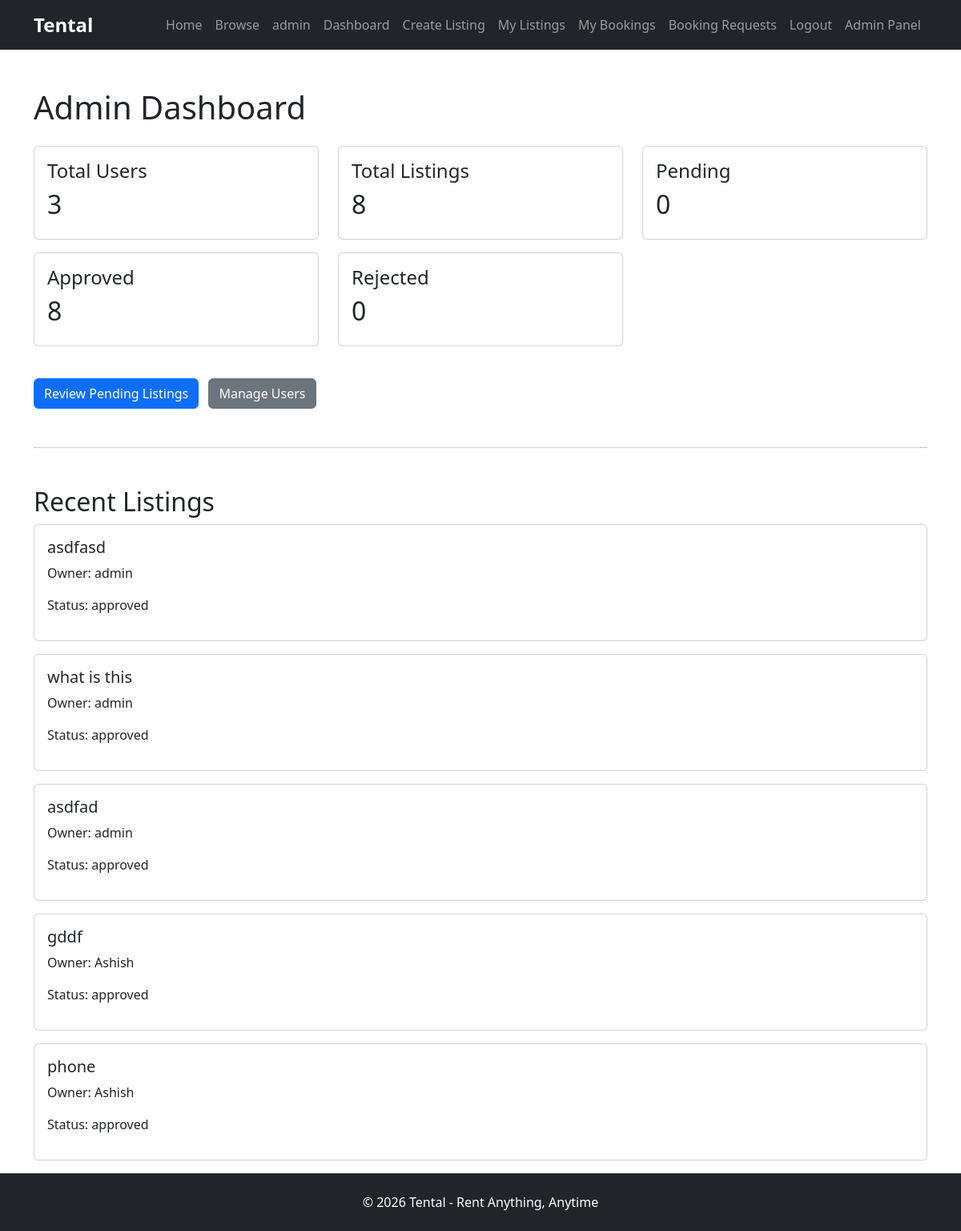
The app's page /admin/dashboard (signed in), older data.
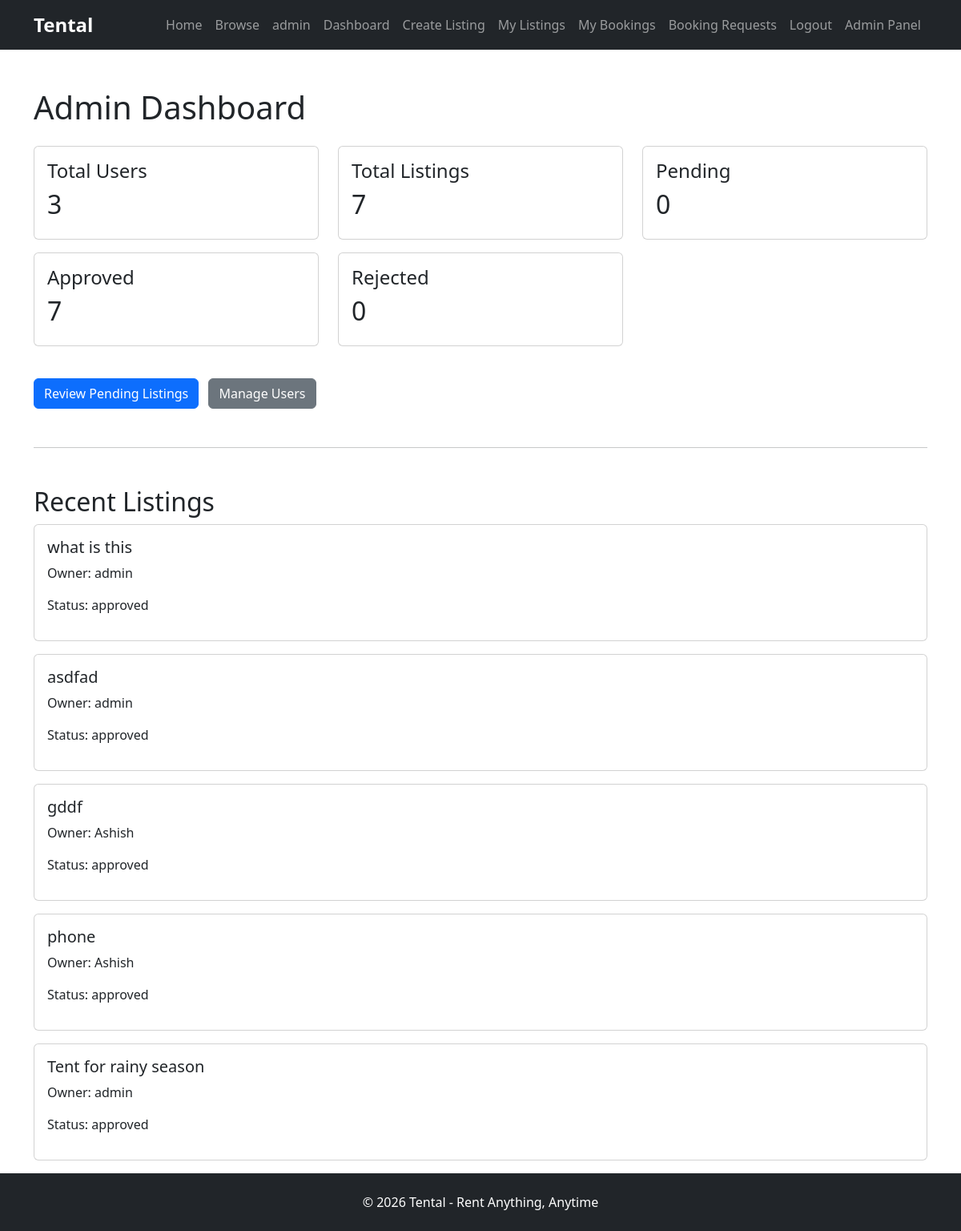
The same page, newer data.
### models/rental_item.py (models this page shows)
class RentalItem(db.Model):
    id = db.Column(db.Integer, primary_key=True)
    title = db.Column(db.String(100), nullable=False)
    description = db.Column(db.Text, nullable=False)
    price_per_day = db.Column(db.Float, nullable=False)
    category = db.Column(db.String(100), nullable=False)
    user_id = db.Column(
        db.Integer,
        db.ForeignKey("user.id"),
        nullable=False
    )
    status = db.Column(
        db.String(20),
        default="pending"
    )
    image = db.Column(
        db.String(255)
    )
    bookings = db.relationship(
        "Booking",
        backref="rental_item",
        lazy=True
    )
    quantity = db.Column(
        db.Integer,
        nullable=False,
        default=1
    )
    security_deposit = db.Column(
        db.Float,
        nullable=False,
        default=0
    )

### models/user.py (models this page shows)
class User(UserMixin, db.Model):
    id = db.Column(db.Integer, primary_key=True)
    name = db.Column(
        db.String(100),
        nullable=False
    )
    email = db.Column(
        db.String(120),
        unique=True,
        nullable=False
    )
    password = db.Column(
        db.String(255),
        nullable=False
    )
    rentals = db.relationship(
        "RentalItem",
        backref="owner",
        lazy=True
    )
    is_admin = db.Column(
        db.Boolean,
        default=False
    )
    is_active_user = db.Column(
        db.Boolean,
        default=True
    )
    bookings = db.relationship(
        "Booking",
        backref="user",
        lazy=True
    )

### routes/main.py (the view)
@main.route("/admin/dashboard")
@login_required
def admin_dashboard():
    if not current_user.is_admin:
        return "Access Denied"
    total_users = User.query.count()
    total_listings = RentalItem.query.count()
    pending_listings = RentalItem.query.filter_by(
        status="pending"
    ).count()
    approved_listings = RentalItem.query.filter_by(
        status="approved"
    ).count()
    rejected_listings = RentalItem.query.filter_by(
        status="rejected"
    ).count()
    recent_listings = RentalItem.query.order_by(
        RentalItem.id.desc()
    ).limit(5).all()
    return render_template(
        "admin_dashboard.html",
        total_users=total_users,
        total_listings=total_listings,
        pending_listings=pending_listings,
        approved_listings=approved_listings,
        rejected_listings=rejected_listings,
        recent_listings=recent_listings
    )

### models/user.py (called while the page is built)
@login_manager.user_loader
def load_user(user_id):
    return User.query.get(int(user_id))

### templates/admin_dashboard.html
{% extends "base.html" %} {% block content %}
<div class="container mt-5">
  <h1 class="mb-4">Admin Dashboard</h1>
  <div class="row">
    <div class="col-md-4 mb-3">
      <div class="card">
        <div class="card-body">
          <h4>Total Users</h4>
          <h2>{{ total_users }}</h2>
        </div>
      </div>
    </div>
    <div class="col-md-4 mb-3">
      <div class="card">
        <div class="card-body">
          <h4>Total Listings</h4>
          <h2>{{ total_listings }}</h2>
        </div>
      </div>
    </div>
    <div class="col-md-4 mb-3">
      <div class="card">
        <div class="card-body">
          <h4>Pending</h4>
          <h2>{{ pending_listings }}</h2>
        </div>
      </div>
    </div>
    <div class="col-md-4 mb-3">
      <div class="card">
        <div class="card-body">
          <h4>Approved</h4>
          <h2>{{ approved_listings }}</h2>
        </div>
      </div>
    </div>
    <div class="col-md-4 mb-3">
      <div class="card">
        <div class="card-body">
          <h4>Rejected</h4>
          <h2>{{ rejected_listings }}</h2>
        </div>
      </div>
    </div>
  </div>
  <div class="mt-4">
    <a href="{{ url_for('main.admin_listings') }}" class="btn btn-primary">
      Review Pending Listings
    </a>
    <a href="{{ url_for('main.admin_users') }}" class="btn btn-secondary ms-2">
      Manage Users
    </a>
  </div>
  <hr class="my-5" />
  <h2>Recent Listings</h2>
  {% for rental in recent_listings %}
  <div class="card mb-3">
    <div class="card-body">
      <h5>{{ rental.title }}</h5>
      <p>Owner: {{ rental.owner.name }}</p>
      <p>Status: {{ rental.status }}</p>
    </div>
  </div>
  {% endfor %}
</div>
{% endblock %}

Row changes from the older to the newer data that the page shows:
removed RentalItem: title "asdfasd", owner.name "admin", status "approved"
now on this page (row edited): RentalItem: title "Tent for rainy season", owner.name "admin", status "approved"
Text that changed along with them:
{{ total_listings }}: "8" → "7"
{{ approved_listings }}: "8" → "7"
